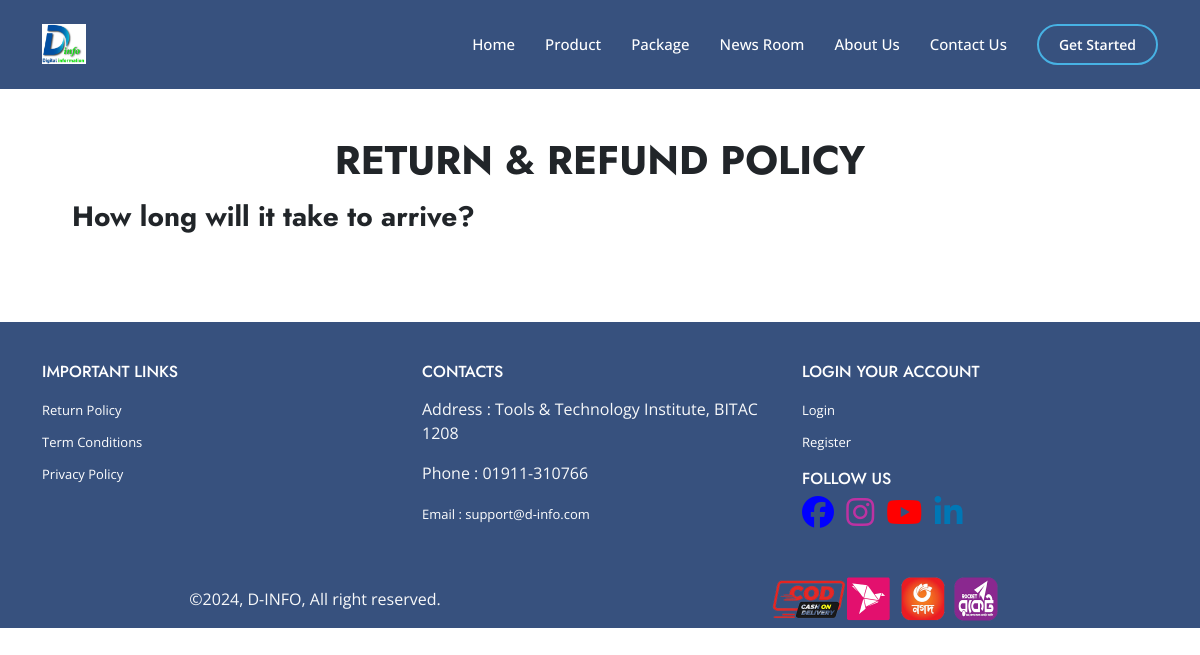
The app's page /returnPolicy/, older data.
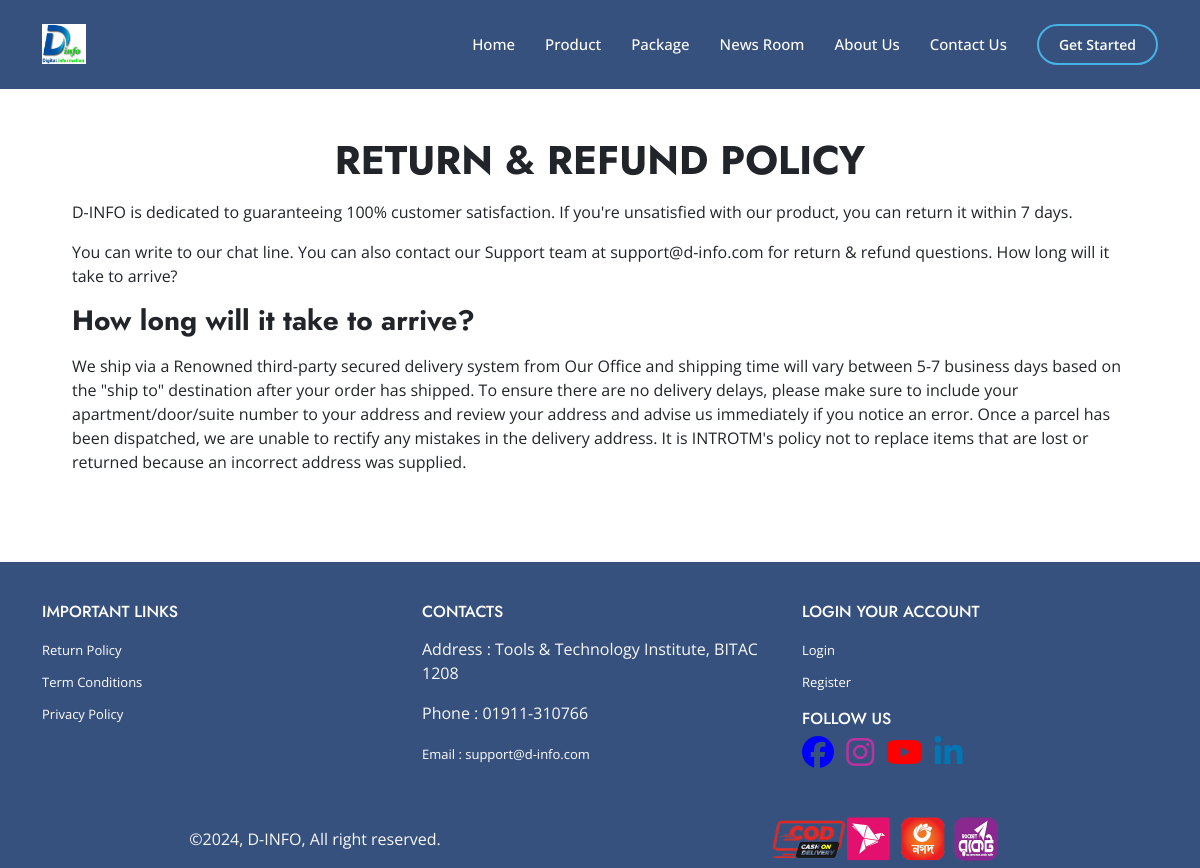
The same page, newer data.
### ReturnPolicy/models.py (models this page shows)
class Return_Policy(models.Model):
    description = RichTextField()
    arrive = RichTextField()

### ReturnPolicy/views.py (the view)
# urls.py: path('', views.PolicyView.as_view(), name='policy'),
class PolicyView(TemplateView):
    template_name = 'returnPolicy.html'
    def get_context_data(self, **kwargs):
        context = super().get_context_data(**kwargs)
        context['policy'] = Return_Policy.objects.first()
        return context

### templates/returnPolicy.html (shortened to what this page needs)
{% extends 'base.html' %}
{% load static %}
{% block content %}
    <section class="pt-4 mb-4">
        <div class="container text-center">
            <div class="row">
                <div class="col-lg-6 text-center text-lg-left">
                    <h1 class="fw-600 h4">Term Conditions Page</h1>
                </div>
                <div class="col-lg-6">
                    <ul class="breadcrumb bg-transparent p-0 justify-content-center justify-content-lg-end">
                        <li class="breadcrumb-item has-transition opacity-50 hov-opacity-100">
                            <a class="text-reset" href="https://shareinfobd.com">Home</a>
                        </li>
                        <li class="text-dark fw-600 breadcrumb-item">
                        </li>
                    </ul>
                </div>
            </div>
        </div>
    </section>
  <section class="m-4 p-5 ">
    <div class="contaier">
        <h1 class="text-center text-uppercase fw-bold">Return & Refund policy</h1>
        <p><span class="fw-bold">{{policy.description | safe}} </p>
        <h3 class="fw-bold">How long will it take to arrive?  </h3>
        <p>{{policy.arrive | safe}}</p>
    </div>
  </section>
{% endblock %}

### templates/base.html (shortened to what this page needs)
{% load static %}
<!DOCTYPE html>
<html lang="en">
<head>
    <link rel="stylesheet" href="https://cdnjs.cloudflare.com/ajax/libs/font-awesome/6.5.1/css/all.min.css"
 />
    <link href="https://cdn.jsdelivr.net/npm/bootstrap@5.3.3/dist/css/bootstrap.min.css" rel="stylesheet"
>
    <link rel="stylesheet" href="{% static 'style.css' %}">
</head>
<body>
{% include "header.html" %}
{% block content %}
{% endblock%}
{% include "footer.html" %}
</body>
</html>

### templates/header.html (shortened to what this page needs)
   {% load static %}
    <header id="header" class="fixed-top ">
        <div class="container d-flex align-items-center">
            <a href="{% url 'home' %}" class="logo me-auto"><img src="{% static 'images/logo.jpg' %}" alt="" class="img-fluid"></a>
            <nav id="navbar" class="navbar">
                <ul>
                    <li><a class="nav-link  active " href="{% url 'home' %}">Home</a></li>
                    <li><a class="nav-link" href="#products">Product</a></li>
                    <li><a class="nav-link " href="#package">Package</a></li>
                    <li><a class="nav-link " href="{% url 'news' %}">News Room</a></li>
                    <li><a class="nav-link " href="{% url 'about' %}">About Us</a></li>
                    <li><a class="nav-link " href="{% url 'contact' %}">Contact Us</a></li>
                    {% if request.user.is_authenticated %}
                    <li>
                    <a class="nav-link">Hi {{request.user.username}}</a>
                  </li>
                     <li>
                    <a class="nav-link" href="{% url 'logout' %}" class="nav-link">Logout</a>
                  </li>
                  {% else %}
                    <li><a class="getstarted" href="{% url 'login' %}">Get Started</a></li>
                  {% endif %}
                </ul>
            </nav>
        </div>
    </header>

### templates/footer.html
       {% load static %}
       <section class="py-lg-3 text-light footer-widget" style="background: #37517e;
       color:#fff;">
           <div class="container d-none d-lg-block">
               <div class="row">
                   <div class="col-md-4 col-sm-6">
                       <div class=" text-sm-left mt-4">
                           <h6 class="fs-14 text-white text-uppercase fw-100 mb-3">
                               Important Links
                           </h6>
                           <ul class="list-unstyled">
                               <li class="mb-2">
                                   <a href="{% url 'policy' %}" class=" link ">
                                       Return Policy
                                   </a>
                               </li>
                               <li class="mb-2">
                                   <a href="{% url 'terms' %}" class="link">
                                       Term Conditions
                                   </a>
                               </li>
                               <li class="mb-2">
                                   <a href="#" class="link">
                                       Privacy Policy
                                   </a>
                               </li>
                           </ul>
                       </div>
                   </div>
                   <div class="col-md-4 col-sm-6">
                       <div class=" text-sm-left mt-4">
                           <h6 class="fs-14 text-white text-uppercase fw-700 mb-3">Contacts</h6>
                           <ul class="list-unstyled">
                               <li class="mb-2">
                                   <p class="fs-13 text-soft-light">Address : Tools & Technology Institute, BITAC 1208</p>
                               </li>
                               <li class="mb-2">
                                   <p class="fs-13 text-soft-light">Phone : 01911-310766</p>
                               </li>
                               <li class="mb-2">
                                   <p class="">
                                       <a href="mailto:" class="link">Email :
                                           support@d-info.com</a>
                                   </p>
                               </li>
                           </ul>
                       </div>
                   </div>
                   <div class="col-md-4 col-sm-6">
                       <div class=" text-sm-left mt-4">
                        {% if request.user.is_authenticated %}
                           <h6 class="fs-14 text-white text-uppercase fw-700 mb-3">My Account</h6>
                           <ul class="list-unstyled">
                               <li class="mb-2">
                                   <a class="link" href="{% url 'logout' %}">
                                       Logout
                                   </a>
                               </li>
                               <li class="mb-2">
                                   <a class="link" href="#">
                                       Order History
                                   </a>
                               </li>
                               <li class="mb-2">
                                   <a class="link" href="#">
                                       Track Order
                                   </a>
                               </li>
                           </ul>
                        {% else %}
                        <h6 class="fs-14 text-white text-uppercase fw-700 mb-3">Login Your Account</h6>
                        <ul class="list-unstyled">
                            <li class="mb-2">
                                <a class="link" href="{% url 'login' %}">
                                    Login
                                </a>
                            </li>
                            <li class="mb-2">
                                <a class="link" href="{% url 'register' %}">
                                    Register
                                </a>
                            </li>
                        </ul>
                        {% endif %}
                           <h6 class="fs-14 fw-700 text-white text-uppercase mt-3 mt-lg-0">Follow Us</h6>
                           <ul class="list-inline social colored mb-4">
                               <li class="list-inline-item ml-2 mr-2">
                                   <a href="https://www.facebook.com/ositsltd" target="_blank" class="facebook"><i
                                           class=" icon-style rounded-circle fab fa-facebook fa-2x"></i></a>
                               </li>
                               <li class="list-inline-item ml-2 mr-2">
                                   <a href="https://www.instagram.com/ositsltd/?hl=en" target="_blank" class="instagram"><i
                                           class=" icon1 ounded-circle fab fa-instagram fa-2x"></i></i></a>
                               </li>
                               <li class="list-inline-item ml-2 mr-2">
                                   <a href="https://www.youtube.com/@ositsolutionsvlog8862" target="_blank" class="youtube"><i
                                           class=" icon2 ounded-circle fab fa-youtube fa-2x "></i></a>
                               </li>
                               <li class="list-inline-item ml-2 mr-2 w-25 rounded-circle">
                                   <a href="https://www.linkedin.com/company/os-it-solutions-ltd/" target="_blank" class="linkedin"><i
                                           class=" icon3 ounded-circle fab fa-linkedin-in fa-2x"></i></a>
                               </li>
                           </ul>
                       </div>
                   </div>
               </div>
           </div>
       </section>
    <footer style="background:#37517e;" class="pt-1 pb-1 pb-xl-1 text-light">
        <div class="container">
            <div class="row align-items-center py-0">
                <div class="col-lg-6 order-1 order-lg-0">
                    <div class="text-center text-lg-left fs-14" current-verison="7.3.0">
                        ©2024, D-INFO, All right reserved.
                    </div>
                </div>
                <div class="col-lg-6 mb-4 mb-lg-0">
                    <div class="text-center text-lg-right">
                        <ul class="list-inline mb-0">
                            <li class="list-inline-item mr-3">
                                <img src="{% static 'images/payment.png' %}" height="50" class="mw-100 h-auto"
                                    style="max-height: 50px">
                            </li>
                        </ul>
                    </div>
                </div>
            </div>
        </div>
    </footer>

### static/style.css (style rules this page uses)
html { scroll-behavior: smooth; }
body { font-family: "Open Sans", sans-serif; }
h1, h2, h3, h4, h5, h6 { font-family: "Jost", sans-serif; }
#header .logo img { max-height: 40px; }
#header { transition: all 0.5s; z-index: 997; padding: 15px 0; background: #37517e; }
.navbar ul { margin: 0; padding: 0; display: flex; list-style: none; align-items: center; }
.navbar ul a { text-decoration: none; }
.navbar a, .navbar a:focus { display: flex; align-items: center; justify-content: space-between; padding: 10px 0 10px 30px; font-size: 15px; font-weight: 500; color: #fff; white-space: nowrap; transition: 0.3s; }
.navbar .getstarted, .navbar .getstarted:focus { padding: 8px 20px; margin-left: 30px; border-radius: 50px; color: #fff; font-size: 14px; border: 2px solid #47b2e4; font-weight: 600; text-decoration: none; }
.icon-style { color: #47b2e4; }
.link { color: white; text-decoration: none; font-size: small; font: weight 200px; }
.icon-style { color: blue; }
.icon1 { color: #bd32a2; }
.icon2 { color: red; }
.icon3 { color: #0077b5; }

Row changes from the older to the newer data that the page shows:
added Return_Policy: description "D-INFO is dedicated to guaranteeing 100% customer satisfaction. If you're unsatisfied with our product, you can return it within 7 days. You can write to our chat line. You can also contact our Support team at support@d-info.com for return & refund questions. How long will it take to arrive?", arrive "We ship via a Renowned third-party secured delivery system from Our Office and shipping time will vary between 5-7 business days based on the \"ship to\" destination after your order has shipped. To ensure there are no delivery delays, please make sure to include your apartment/door/suite number to your address and review your address and advise us immediately if you notice an error. Once a parcel has been dispatched, we are unable to rectify any mistakes in the delivery address. It is INTROTM's policy not to replace items that are lost or returned because an incorrect address was supplied."
